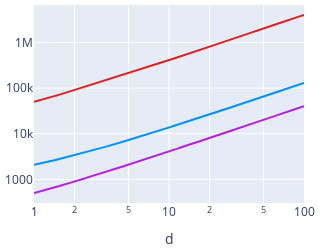

This figure's notebook cell:
### Code cell
fig = go.Figure()
linewidth = 2
cred = "#E02020"
cblue = "#0091FF"
cpur = "#B620E0"

N = 100

fig.add_trace(go.Scatter(x=ex, y=[sdpa(N, e) for e in ex], mode='lines', name='SDPA', line=dict(color=cred, width=linewidth),))

fig.add_trace(go.Scatter(x=ex, y=[coresdpa(N, e) for e in ex], mode='lines', name='CoReSDPA', line=dict(color=cblue, width=linewidth),))

fig.add_trace(go.Scatter(x=ex, y=[colesdpa(N, e) for e in ex], mode='lines', name='CoLeSDPA', line=dict(color=cpur, width=linewidth),))

margin = 5
fig.update_layout(
    autosize=False,
    width=250,
    height=250,
    showlegend=False,
    xaxis_title="d",
    # yaxis_title="FLOPs / step",
    margin=dict(l=margin, r=margin, t=margin, b=margin)
)
fig.write_image("figures/theory_attn_comp_fixed_n.pdf")

fig.update_xaxes(type="log")
fig.update_yaxes(type="log")
fig.write_image("figures/theory_attn_comp_fixed_n_loglog.pdf")

fig.show()

### Figure 1 — Plotly figure (JSON) as saved in the notebook; plotly's stock layout.template omitted (floating-point values rounded to 4 significant figures; data arrays with more than 128 entries replaced by an {"elided": "..."} marker saying what was removed)
{"data": [{"line": {"color": "#E02020", "width": 2}, "mode": "lines", "name": "SDPA", "type": "scatter", "x": {"elided": "5000 float values"}, "y": {"elided": "5000 float values"}}, {"line": {"color": "#0091FF", "width": 2}, "mode": "lines", "name": "CoReSDPA", "type": "scatter", "x": {"elided": "5000 float values"}, "y": {"elided": "5000 float values"}}, {"line": {"color": "#B620E0", "width": 2}, "mode": "lines", "name": "CoLeSDPA", "type": "scatter", "x": {"elided": "5000 float values"}, "y": {"elided": "5000 float values"}}], "layout": {"autosize": false, "height": 250, "margin": {"b": 5, "l": 5, "r": 5, "t": 5}, "showlegend": false, "width": 250, "xaxis": {"autorange": true, "range": [0, 2], "title": {"text": "d"}, "type": "log"}, "yaxis": {"autorange": true, "range": [2.482, 6.821], "type": "log"}}}
